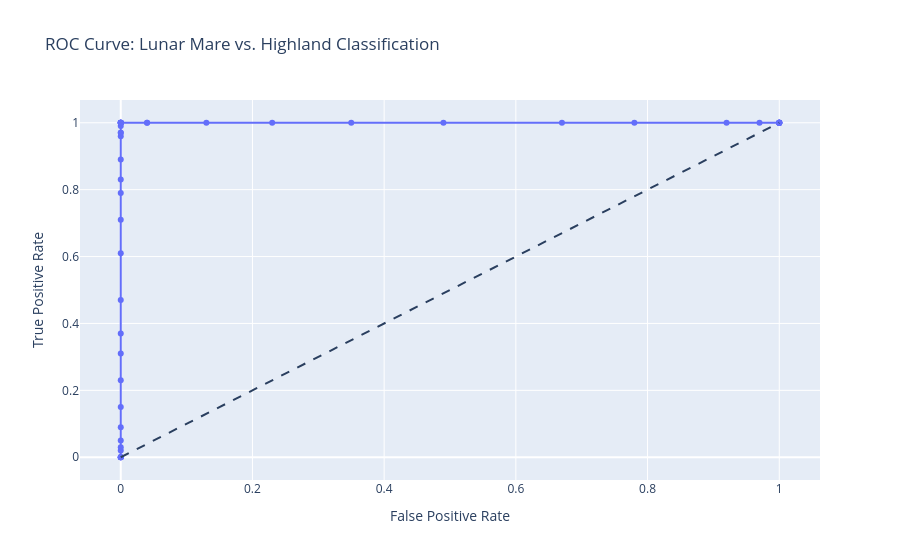

The notebook cell saved with this chart:
### Markdown cell above
## Problem 3: Classification and the ROC Curve 
### (Lunar Pixel Analysis: Mare vs. Highlands)

We can treat a classification problem as a regression problem with discrete target values. Today, we want to classify lunar surface pixels into two categories based on two features: Albedo (brightness) and Elevation. 

* **Class 1 (Mare):** Dark, low-elevation basaltic plains. Target value = `1`.
* **Class 2 (Highland):** Brighter, higher-elevation terrain. Target value = `2`.

**Your Task:**
1. Use your `expand_features` function from Problem 2 to expand the raw lunar pixel data.
2. Use the Least Squares formula (from Problem 1) to train the model and calculate $\vec{B}^*$.
3. Compute the continuous predicted values $\hat{y}$.
4. Implement the class decision rule: $\hat{y} \le T \Rightarrow \text{Class 1 (Mare)}$ and $\hat{y} > T \Rightarrow \text{Class 2 (Highland)}$.
5. Calculate the True Positive Rate and False Positive Rate for 50 different thresholds $T$ to plot the Receiver Operating Characteristic (ROC) curve.

### Code cell
import numpy as np
import plotly.express as px
import pandas as pd

# --- PROVIDED SYNTHETIC LUNAR DATA ---
np.random.seed(42)
# Mare pixels: lower albedo (~0.1), lower elevation (~-2.0 km)
mare_w1 = np.random.normal(0.1, 0.05, 100)
mare_w2 = np.random.normal(-2.0, 0.5, 100)
mare_y = np.ones(100) # Target 1

# Highland pixels: higher albedo (~0.25), higher elevation (~1.5 km)
high_w1 = np.random.normal(0.25, 0.08, 100)
high_w2 = np.random.normal(1.5, 0.8, 100)
high_y = np.full(100, 2) # Target 2

# Combine and shuffle
W_raw = np.vstack((np.column_stack((mare_w1, mare_w2)), np.column_stack((high_w1, high_w2))))
y_true = np.concatenate((mare_y, high_y))

# Step 1 & 2: Feature Expansion & Model Training
W_expanded = expand_features(W_raw)

# Using np.linalg.pinv is the cleanest way here, but they can use the manual formula too
B_star = np.linalg.pinv(W_expanded) @ y_true

# Step 3: Compute continuous predictions (y_hat)
y_hat = W_expanded @ B_star

# Step 4 & 5: Evaluate Thresholds & Calculate ROC metrics
thresholds = np.linspace(0.5, 2.5, 50)
tpr_list = []
fpr_list = []

total_mare = np.sum(y_true == 1)
total_highland = np.sum(y_true == 2)

for T in thresholds:
    # Apply decision rule: np.where(condition, value_if_true, value_if_false)
    predictions = np.where(y_hat <= T, 1, 2)
    
    # Count True Positives (Predicted 1 AND Actually 1)
    tp = np.sum((predictions == 1) & (y_true == 1))
    
    # Count False Positives (Predicted 1 AND Actually 2)
    fp = np.sum((predictions == 1) & (y_true == 2))
    
    tpr_list.append(tp / total_mare)
    fpr_list.append(fp / total_highland)

# --- PROVIDED PLOTTING CODE ---
roc_df = pd.DataFrame({'False Positive Rate': fpr_list, 'True Positive Rate': tpr_list, 'Threshold': thresholds})
fig = px.line(roc_df, x='False Positive Rate', y='True Positive Rate', hover_data=['Threshold'],
              title="ROC Curve: Lunar Mare vs. Highland Classification", markers=True)
fig.add_shape(type='line', line=dict(dash='dash'), x0=0, x1=1, y0=0, y1=1)
fig.show()

### Figure 1 — Plotly figure (JSON) as saved in the notebook; plotly's stock layout.template omitted (floating-point values rounded to 4 significant figures)
{"data": [{"customdata": [[0.5], [0.5408], [0.5816], [0.6224], [0.6633], [0.7041], [0.7449], [0.7857], [0.8265], [0.8673], [0.9082], [0.949], [0.9898], [1.031], [1.071], [1.112], [1.153], [1.194], [1.235], [1.276], [1.316], [1.357], [1.398], [1.439], [1.48], [1.52], [1.561], [1.602], [1.643], [1.684], [1.724], [1.765], [1.806], [1.847], [1.888], [1.929], [1.969], [2.01], [2.051], [2.092], [2.133], [2.173], [2.214], [2.255], [2.296], [2.337], [2.378], [2.418], [2.459], [2.5]], "hovertemplate": "False Positive Rate=%{x}<br>True Positive Rate=%{y}<br>Threshold=%{customdata[0]}<extra></extra>", "legendgroup": "", "line": {"color": "#636efa", "dash": "solid"}, "marker": {"symbol": "circle"}, "mode": "lines+markers", "name": "", "orientation": "v", "showlegend": false, "type": "scatter", "x": [0.0, 0.0, 0.0, 0.0, 0.0, 0.0, 0.0, 0.0, 0.0, 0.0, 0.0, 0.0, 0.0, 0.0, 0.0, 0.0, 0.0, 0.0, 0.0, 0.0, 0.0, 0.0, 0.0, 0.0, 0.0, 0.0, 0.0, 0.0, 0.0, 0.0, 0.0, 0.04, 0.04, 0.13, 0.23, 0.35, 0.49, 0.67, 0.78, 0.92, 0.97, 1.0, 1.0, 1.0, 1.0, 1.0, 1.0, 1.0, 1.0, 1.0], "xaxis": "x", "y": [0.0, 0.0, 0.0, 0.0, 0.0, 0.02, 0.03, 0.05, 0.09, 0.15, 0.23, 0.31, 0.37, 0.47, 0.61, 0.71, 0.79, 0.83, 0.89, 0.96, 0.97, 0.97, 0.99, 1.0, 1.0, 1.0, 1.0, 1.0, 1.0, 1.0, 1.0, 1.0, 1.0, 1.0, 1.0, 1.0, 1.0, 1.0, 1.0, 1.0, 1.0, 1.0, 1.0, 1.0, 1.0, 1.0, 1.0, 1.0, 1.0, 1.0], "yaxis": "y"}], "layout": {"legend": {"tracegroupgap": 0}, "shapes": [{"line": {"dash": "dash"}, "type": "line", "x0": 0, "x1": 1, "y0": 0, "y1": 1}], "title": {"text": "ROC Curve: Lunar Mare vs. Highland Classification"}, "xaxis": {"anchor": "y", "domain": [0, 1], "title": {"text": "False Positive Rate"}}, "yaxis": {"anchor": "x", "domain": [0, 1], "title": {"text": "True Positive Rate"}}}}
